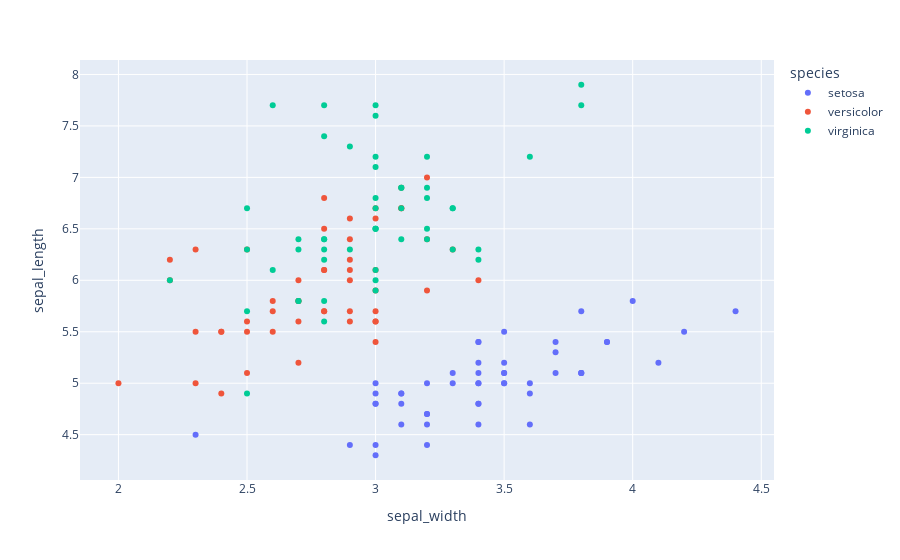

Notebook source saved alongside this figure:
### Code cell
import plotly.express as px
fig= px.scatter(df, x='sepal_width', y='sepal_length', color='species')
fig.show()

### Figure 1 — Plotly figure (JSON) as saved in the notebook; plotly's stock layout.template omitted (floating-point values rounded to 4 significant figures)
{"data": [{"hovertemplate": "species=setosa<br>sepal_width=%{x}<br>sepal_length=%{y}<extra></extra>", "legendgroup": "setosa", "marker": {"color": "#636efa", "symbol": "circle"}, "mode": "markers", "name": "setosa", "orientation": "v", "showlegend": true, "type": "scatter", "x": [3.5, 3.0, 3.2, 3.1, 3.6, 3.9, 3.4, 3.4, 2.9, 3.1, 3.7, 3.4, 3.0, 3.0, 4.0, 4.4, 3.9, 3.5, 3.8, 3.8, 3.4, 3.7, 3.6, 3.3, 3.4, 3.0, 3.4, 3.5, 3.4, 3.2, 3.1, 3.4, 4.1, 4.2, 3.1, 3.2, 3.5, 3.6, 3.0, 3.4, 3.5, 2.3, 3.2, 3.5, 3.8, 3.0, 3.8, 3.2, 3.7, 3.3], "xaxis": "x", "y": [5.1, 4.9, 4.7, 4.6, 5.0, 5.4, 4.6, 5.0, 4.4, 4.9, 5.4, 4.8, 4.8, 4.3, 5.8, 5.7, 5.4, 5.1, 5.7, 5.1, 5.4, 5.1, 4.6, 5.1, 4.8, 5.0, 5.0, 5.2, 5.2, 4.7, 4.8, 5.4, 5.2, 5.5, 4.9, 5.0, 5.5, 4.9, 4.4, 5.1, 5.0, 4.5, 4.4, 5.0, 5.1, 4.8, 5.1, 4.6, 5.3, 5.0], "yaxis": "y"}, {"hovertemplate": "species=versicolor<br>sepal_width=%{x}<br>sepal_length=%{y}<extra></extra>", "legendgroup": "versicolor", "marker": {"color": "#EF553B", "symbol": "circle"}, "mode": "markers", "name": "versicolor", "orientation": "v", "showlegend": true, "type": "scatter", "x": [3.2, 3.2, 3.1, 2.3, 2.8, 2.8, 3.3, 2.4, 2.9, 2.7, 2.0, 3.0, 2.2, 2.9, 2.9, 3.1, 3.0, 2.7, 2.2, 2.5, 3.2, 2.8, 2.5, 2.8, 2.9, 3.0, 2.8, 3.0, 2.9, 2.6, 2.4, 2.4, 2.7, 2.7, 3.0, 3.4, 3.1, 2.3, 3.0, 2.5, 2.6, 3.0, 2.6, 2.3, 2.7, 3.0, 2.9, 2.9, 2.5, 2.8], "xaxis": "x", "y": [7.0, 6.4, 6.9, 5.5, 6.5, 5.7, 6.3, 4.9, 6.6, 5.2, 5.0, 5.9, 6.0, 6.1, 5.6, 6.7, 5.6, 5.8, 6.2, 5.6, 5.9, 6.1, 6.3, 6.1, 6.4, 6.6, 6.8, 6.7, 6.0, 5.7, 5.5, 5.5, 5.8, 6.0, 5.4, 6.0, 6.7, 6.3, 5.6, 5.5, 5.5, 6.1, 5.8, 5.0, 5.6, 5.7, 5.7, 6.2, 5.1, 5.7], "yaxis": "y"}, {"hovertemplate": "species=virginica<br>sepal_width=%{x}<br>sepal_length=%{y}<extra></extra>", "legendgroup": "virginica", "marker": {"color": "#00cc96", "symbol": "circle"}, "mode": "markers", "name": "virginica", "orientation": "v", "showlegend": true, "type": "scatter", "x": [3.3, 2.7, 3.0, 2.9, 3.0, 3.0, 2.5, 2.9, 2.5, 3.6, 3.2, 2.7, 3.0, 2.5, 2.8, 3.2, 3.0, 3.8, 2.6, 2.2, 3.2, 2.8, 2.8, 2.7, 3.3, 3.2, 2.8, 3.0, 2.8, 3.0, 2.8, 3.8, 2.8, 2.8, 2.6, 3.0, 3.4, 3.1, 3.0, 3.1, 3.1, 3.1, 2.7, 3.2, 3.3, 3.0, 2.5, 3.0, 3.4, 3.0], "xaxis": "x", "y": [6.3, 5.8, 7.1, 6.3, 6.5, 7.6, 4.9, 7.3, 6.7, 7.2, 6.5, 6.4, 6.8, 5.7, 5.8, 6.4, 6.5, 7.7, 7.7, 6.0, 6.9, 5.6, 7.7, 6.3, 6.7, 7.2, 6.2, 6.1, 6.4, 7.2, 7.4, 7.9, 6.4, 6.3, 6.1, 7.7, 6.3, 6.4, 6.0, 6.9, 6.7, 6.9, 5.8, 6.8, 6.7, 6.7, 6.3, 6.5, 6.2, 5.9], "yaxis": "y"}], "layout": {"legend": {"title": {"text": "species"}, "tracegroupgap": 0}, "margin": {"t": 60}, "xaxis": {"anchor": "y", "domain": [0, 1], "title": {"text": "sepal_width"}}, "yaxis": {"anchor": "x", "domain": [0, 1], "title": {"text": "sepal_length"}}}}
